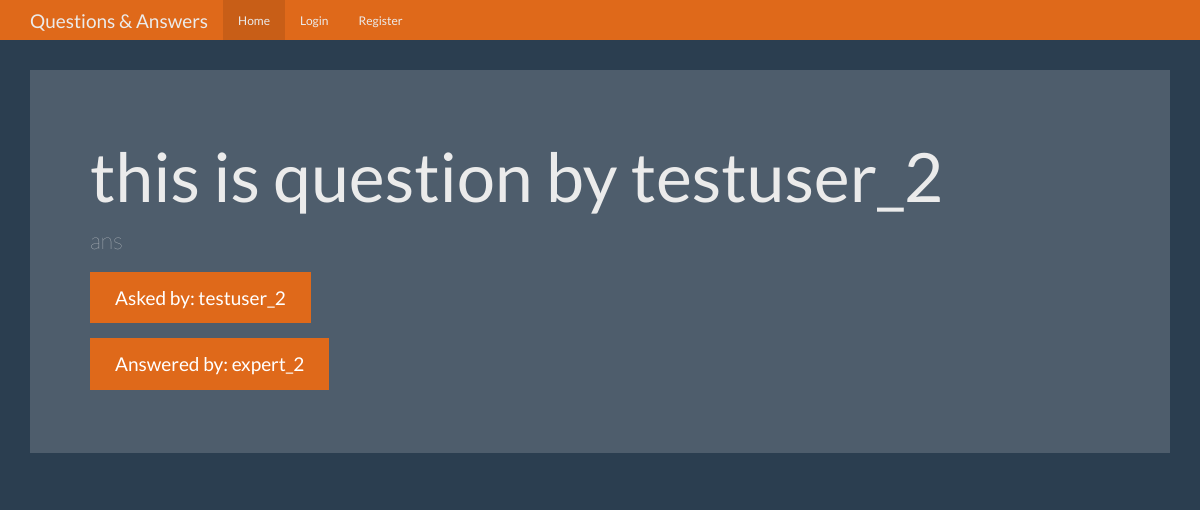
Screenshot of /question/3 with the database file from the repository.
### tables this page shows
CREATE TABLE questions (
    id integer primary key autoincrement,
    question_text text not null,
    answer_text text,
    asked_by_id integer not null,
    expert_id integer not null
);

CREATE TABLE users (
    id integer primary key autoincrement,
    name text not null,
    password text not null,
    expert boolean not null,
    admin boolean not null 
);

### app.py (the view)
@app.route('/question/<question_id>')
def question(question_id):
    user = get_current_user()
    db = get_db()
    cur = db.execute(
        'select questions.question_text,questions.answer_text, askers.name as asker_name, experts.name as expert_name from questions join users as askers on askers.id = questions.asked_by_id join users as experts on experts.id = questions.expert_id where questions.id=? ', [question_id])
    result = cur.fetchone()
    return render_template('question.html', user=user, data=result)

### app.py (called while the page is built)
def get_current_user():
    user_result = None
    if 'user' in session:
        db = connect_db()
        user = session['user']
        cur = db.execute(
            'select id,name,password,expert,admin from users where name = ?', [user])
        user_result = cur.fetchone()
    return user_result

### database.py (called while the page is built)
def connect_db():
    current_path = os.getcwd()
    db_name = "questions.db"
    sql = sqlite3.connect(f"{current_path}/{db_name}")
    sql.row_factory = sqlite3.Row
    return sql

def get_db():
    if not hasattr(g, 'sqlite_db'):
        g.sqlite_db = connect_db()
    return g.sqlite_db

### templates/question.html (shortened to what this page needs)
{% from "nav_bar.html" import show_links %}
<!DOCTYPE html>
<html lang="en">
  <head>
    <link href="{{ url_for('static', filename='bootstrap.min.css') }}" rel="stylesheet">
    <link href="{{ url_for('static', filename='theme.css') }}" rel="stylesheet">
  </head>
  <body>
    <nav class="navbar navbar-inverse navbar-fixed-top">
      <div class="container">
        <div class="navbar-header">
          <a class="navbar-brand" href="#">Questions & Answers</a>
        </div>
        <div id="navbar" class="navbar-collapse collapse">
          {{ show_links(user) }}
        </div>
      </div>
    </nav>
    <div class="container theme-showcase" role="main">
      <div class="jumbotron">
        <h1>{{ data['question_text'] }}</h1>
        <p>{{ data['answer_text'] }}</p>
        <p><a class="btn btn-primary btn-lg">Asked by: {{ data['asker_name'] }}</a></p>
        <p><a class="btn btn-primary btn-lg">Answered by: {{ data['expert_name'] }}</a></p>
      </div>
    </div>
  </body>
</html>

### static/theme.css (style rules this page uses)
body { padding-top: 70px; padding-bottom: 30px; }

### rows the page displays
questions: question_text "this is question by testuser_2", answer_text "ans"
users: asker_name "testuser_2"
users: expert_name "expert_2"
